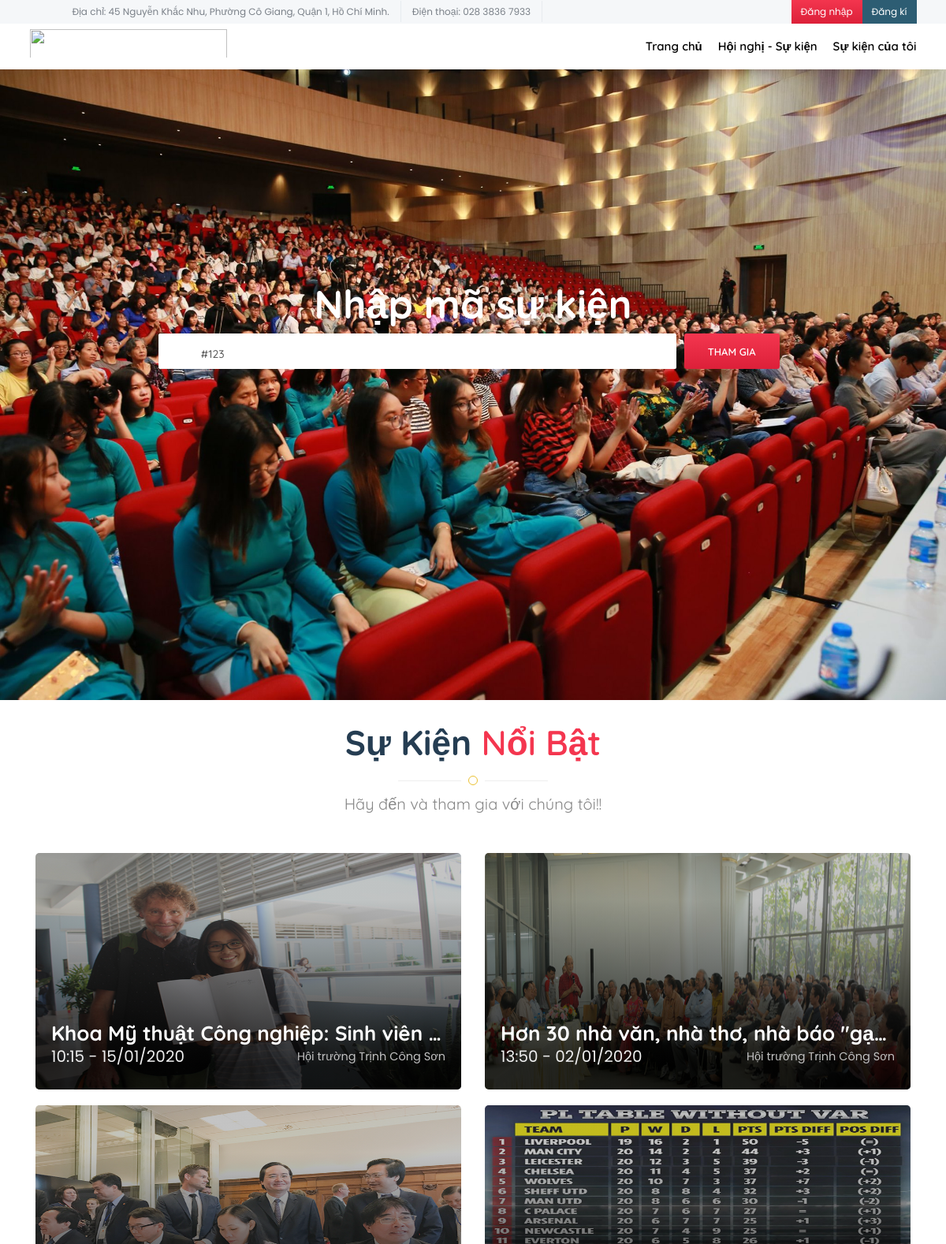
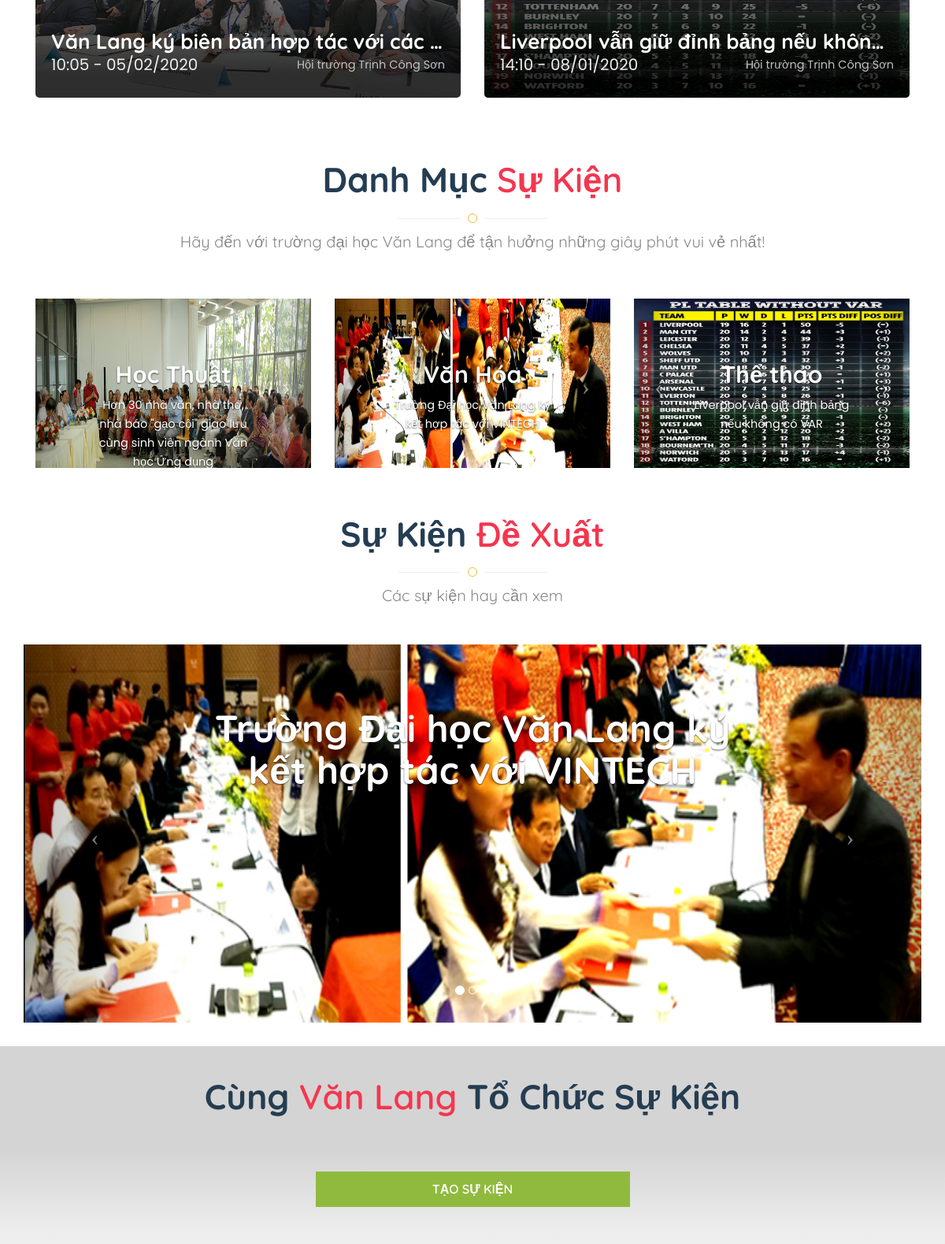
The page / (upper part) on the database its author committed (2 pictures, top to bottom).
### tables this page shows
CREATE TABLE `event` (
  `id` int(11) NOT NULL,
  `account_id` int(11) NOT NULL,
  `category_id` int(11) NOT NULL,
  `title` varchar(100) NOT NULL,
  `code` varchar(4) NOT NULL,
  `place` varchar(100) NOT NULL,
  `avatar` varchar(100) NOT NULL,
  `ticket_number` int(11) NOT NULL,
  `start_date` datetime NOT NULL,
  `end_date` datetime NOT NULL,
  `expired_date` datetime NOT NULL,
  `short_desc` varchar(100) NOT NULL,
  `description` text NOT NULL,
  `faculty_id` int(11) NOT NULL,
  `user_make_question` int(11) NOT NULL DEFAULT '0',
  `user_reply_question` int(11) NOT NULL DEFAULT '0',
  `last_modified` datetime NOT NULL DEFAULT CURRENT_TIMESTAMP,
  `public_at` datetime NOT NULL,
  `status` int(11) NOT NULL
);

CREATE TABLE `category` (
  `id` int(11) NOT NULL,
  `name` varchar(50) NOT NULL
);

### index.php (the view, shortened to what this page needs)
<?php
include('header.php');
$sqlFeature = "SELECT e.id, e.title, e.avatar, e.start_date, e.place, COUNT(a.event_id) AS total FROM event e LEFT JOIN attendee a ON e.id = a.event_id WHERE e.status = 4 GROUP BY e.id ORDER BY total DESC LIMIT 4";
$sqlAcademic = "SELECT e.id, e.title, e.avatar, c.name FROM event e, category c WHERE e.category_id = c.id AND c.id = 1 AND e.status = 4 ORDER BY e.public_at DESC";
$sqlCulture = "SELECT e.id, e.title, e.avatar, c.name FROM event e, category c WHERE e.category_id = c.id AND c.id = 2 AND e.status = 4 ORDER BY e.public_at DESC";
$sqlSport = "SELECT e.id, e.title, e.avatar, c.name FROM event e, category c WHERE e.category_id = c.id AND c.id = 3 AND e.status = 4 ORDER BY e.public_at DESC";
$sqlRecommend = "SELECT title, avatar, MAX(id) as id FROM event WHERE status = 4 GROUP BY faculty_id";
$resultFeature = mysqli_query($conn, $sqlFeature);
$resultAcademic = mysqli_query($conn, $sqlAcademic);
$resultCulture = mysqli_query($conn, $sqlCulture);
$resultSport = mysqli_query($conn, $sqlSport);
$resultRecommend = mysqli_query($conn, $sqlRecommend);
?>
    <section>
        <div class="tourz-search">
            <div class="container">
                <div class="row">
                    <div class="tourz-search-1">
                        <h1>Nhập mã sự kiện</h1>
                        <form class="tourz-search-form">
                            <div class="input-field">
                                <input type="text" id="select-city" class="autocomplete">
                            </div>
                            <div class="input-field">
                                <input type="text" id="select-search" class="autocomplete">
                                <label for="select-search" class="search-hotel-type">#123</label>
                            </div>
                            <div class="input-field">
                                <input type="submit" value="Tham gia" class="waves-effect waves-light tourz-sear-btn">
                            </div>
                        </form>
                    </div>
                </div>
            </div>
        </div>
    </section>
    <section>
        <div class="rows pad-bot-redu tb-space">
            <div class="container">
                <div class="spe-title">
                    <h2>Sự kiện <span>nổi bật</span> </h2>
                    <div class="title-line">
                        <div class="tl-1"></div>
                        <div class="tl-2"></div>
                        <div class="tl-3"></div>
                    </div>
                    <p>Hãy đến và tham gia với chúng tôi!!</p>
                </div>
                <?php
                while ($rowFeature = mysqli_fetch_assoc($resultFeature)) {
                  $feature_event_id = $rowFeature["id"];
                  $feature_event_name = $rowFeature["title"];
                  $feature_event_avatar = $rowFeature["avatar"];
                  $feature_event_place = $rowFeature["place"];
                  $feature_event_start =  date("H:i - d/m/Y", strtotime($rowFeature["start_date"]));
                  ?>
                  <div class="col-md-6 wow slideInUp">
                      <a href="event-detail.php?id=<?php echo $feature_event_id ?>">
                          <div class="tour-mig-like-com">
                              <div class="tour-mig-lc-img"> <img src="<?php echo $feature_event_avatar ?>" alt=""> </div>
                              <div class="tour-mig-lc-con">
                                  <h5><?php echo $feature_event_name ?></h5>
                                  <p><span><?php echo $feature_event_start ?></span><?php echo $feature_event_place ?></p>
                              </div>
                          </div>
                      </a>
                  </div>
                <?php
                }
                ?>
            </div>
        </div>
    </section>
    <section>
        <div class="rows pad-bot-redu tb-space">
            <div class="container">
                <div class="spe-title">
                    <h2>Danh mục <span>sự kiện</span></h2>
                    <div class="title-line">
                        <div class="tl-1"></div>
                        <div class="tl-2"></div>
                        <div class="tl-3"></div>
                    </div>
                    <p>Hãy đến với trường đại học Văn Lang để tận hưởng những giây phút vui vẻ nhất!</p>
                </div>
                <div class="col-md-4 wow slideInUp">
                	<div id="myCarousel1" class="carousel slide" data-ride="carousel">
                		<div class="carousel-inner category-fix-img">
	                    <?php
	                    if (mysqli_num_rows($resultAcademic) > 0) {
	                    	$count = 0;
	                    	while ($rowAcademic = mysqli_fetch_assoc($resultAcademic)) {
		                      	$count++;
		                        $academic_event_id = $rowAcademic["id"];
		                        $academic_event_name = $rowAcademic["title"];
		                        $academic_event_avatar = $rowAcademic["avatar"];
		                        $academic_category_name = $rowAcademic["name"];
	                    ?>
	                    	<div class="item <?php if ($count == 1) {echo 'active';} ?>">
		                        <a href="event-detail.php?id=<?php echo $academic_event_id ?>">
		                        	<img src="<?php echo $academic_event_avatar ?>" alt="Văn Lang" style="width:100%;">
		                        	<div class="carousel-caption">
		                        		<h3><?php echo $academic_category_name ?></h3>
		                            <p><?php echo $academic_event_name ?></p>
			                        </div>
			                    </a>
			                </div>
		                    <?php
		                      }
		                    }
		                    ?>
		                </div>
		                <a class="left carousel-control" href="#myCarousel1" data-slide="prev">
		                	<span class="icon-prev"></span>
		                </a>
		                <a class="right carousel-control" href="#myCarousel1" data-slide="next">
		                    <span class="icon-next"></span>
		                </a>
		            </div>
		        </div>
		        <div class="col-md-4 wow slideInUp">
                    <div id="myCarousel2" class="carousel slide" data-ride="carousel">
                    	<div class="carousel-inner category-fix-img">
	                    <?php
	                    if (mysqli_num_rows($resultCulture) > 0) {
	                    	$count = 0;
	                    	while ($rowCulture = mysqli_fetch_assoc($resultCulture)) {
		                        $count++;
		                        $culture_event_name = $rowCulture["title"];
		                        $culture_event_avatar = $rowCulture["avatar"];
		                        $culture_category_name = $rowCulture["name"];
	                    ?>
	                    	<div class="item <?php if ($count == 1) {echo 'active';} ?>">
		                        <a href="event-detail.php?id=<?php echo $academic_event_id ?>">
		                        	<img src="<?php echo $culture_event_avatar ?>" alt="Văn Lang" style="width:100%;">
		                        	<div class="carousel-caption">
		                        		<h3><?php echo $culture_category_name ?></h3>
		                            <p><?php echo $culture_event_name ?></p>
			                        </div>
			                    </a>
			                </div>
		                    <?php
		                      }
		                    }
		                    ?>
		                </div>
                      <a class="left carousel-control" href="#myCarousel2" data-slide="prev">
                        <span class="icon-prev"></span>
                      </a>
                      <a class="right carousel-control" href="#myCarousel2" data-slide="next">
                        <span class="icon-next"></span>
                      </a>
                    </div>
              </div>
              <div class="col-md-4 wow slideInUp">
                    <div id="myCarousel3" class="carousel slide" data-ride="carousel">
                    	<div class="carousel-inner category-fix-img">
	                    <?php
	                    if (mysqli_num_rows($resultSport) > 0) {
	                    	$count = 0;
	                    	while ($rowSport = mysqli_fetch_assoc($resultSport)) {
	                    		$count++;
          								$sport_event_name = $rowSport["title"];
          								$sport_event_avatar = $rowSport["avatar"];
          								$sport_category_name = $rowSport["name"];
	                    ?>
	                    	<div class="item <?php if ($count == 1) {echo 'active';} ?>">
		                        <a href="event-detail.php?id=<?php echo $academic_event_id ?>">
		                        	<img src="<?php echo $sport_event_avatar ?>" alt="Văn Lang" style="width:100%;">
		                        	<div class="carousel-caption">
		                        		<h3><?php echo $sport_category_name ?></h3>
		                            <p><?php echo $sport_event_name ?></p>
			                        </div>
			                    </a>
			                </div>
		                    <?php
		                      }
		                    }
		                    ?>
		                </div>
                      <a class="left carousel-control" href="#myCarousel3" data-slide="prev">
                        <span class="icon-prev"></span>
                      </a>
                      <a class="right carousel-control" href="#myCarousel3" data-slide="next">
                        <span class="icon-next"></span>
                      </a>
                    </div>
              </div>
            </div>
        </div>
    </section>
    <section>
        <div class="rows pad-bot-redu tb-space">
            <div class="container" id="inner-page-title">
                <div class="spe-title">
                    <h2>Sự kiện <span>đề xuất</span></h2>
                    <div class="title-line">
                        <div class="tl-1"></div>
                        <div class="tl-2"></div>
                        <div class="tl-3"></div>
                    </div>
                    <p>Các sự kiện hay cần xem</p>
                </div>
                <div class="wow slideInUp">
                    <div id="carousel-recommend" class="carousel slide" data-ride="carousel">
                      <ol class="carousel-indicators">
                        <?php
                          if (mysqli_num_rows($resultRecommend) > 1) {
                            $count = 0;
                            for ($i=0; $i < mysqli_num_rows($resultRecommend); $i++) {
                              $count++;
                              ?>
                                <li data-target="#carousel-recommend" data-slide-to="<?php echo $i ?>" class="<?php if ($count == 1) echo 'active' ?>"></li>
                              <?php
                            }
                          }
                        ?>
                      </ol>
                      <div class="carousel-inner dexuat">
                        <?php
                          if (mysqli_num_rows($resultRecommend) > 0) {
                            $count = 0;
                            while ($rowRecommend = mysqli_fetch_assoc($resultRecommend)) {
                              $count++;
                              $recommend_event_id = $rowRecommend['id'];
                              $recommend_event_name = $rowRecommend['title'];
                              $recommend_event_avatar = $rowRecommend['avatar'];
                          ?>
                        <div class="item <?php if ($count == 1 ) echo 'active' ?>">
                          <a href="event-detail.php?id=<?php echo $recommend_event_id ?>">
                            <img src="<?php echo $recommend_event_avatar ?>" alt="Văn Lang">
                            <div class="carousel-caption">
                              <h3><?php echo $recommend_event_name ?></h3>
                            </div>
                          </a>
                        </div>
                          <?php
                            }
                          }
                        ?>
                      </div>
                      <a class="left carousel-control" href="#carousel-recommend" data-slide="prev">
                        <span class="icon-prev"></span>
                      </a>
                      <a class="right carousel-control" href="#carousel-recommend" data-slide="next">
                        <span class="icon-next"></span>
                      </a>
                    </div>
              </div>
            </div>
        </div>
    </section>
    <section class="conect">
            <div class="container ">
                    <div class="tourz-search-1 tourz-search-2">
                        <div class="spe-title">
                            <h2>Cùng <span>Văn Lang</span> tổ chức sự kiện</h2>
                        </div>
                        <div class="input-field">
                        	<a href="add-event.php" class="waves-effect waves-light tourz-sear-btn2">Tạo sự kiện</a>
                        </div>
                    </div>
            </div>
    </section>
<?php
include('footer.php');
?>

### rows shown on the page
event: avatar (picture), title "Khoa Mỹ thuật Công nghiệp: Sinh viên…", start_date "10:15 - 15/01/2020", place "Hội trường Trịnh Công Sơn"
event: avatar (picture), title "Hơn 30 nhà văn, nhà thơ, nhà báo \"gạ…", start_date "13:50 - 02/01/2020", place "Hội trường Trịnh Công Sơn", category.name "Học Thuật", title "Hơn 30 nhà văn, nhà thơ, nhà báo \"gạo cội\" giao lưu cùng sinh viên ngành Văn học Ứng dụng"
event: avatar (picture), title "Văn Lang ký biên bản hợp tác với các…", start_date "10:05 - 05/02/2020", place "Hội trường Trịnh Công Sơn"
event: avatar (picture), title "Liverpool vẫn giữ đỉnh bảng nếu khôn…", start_date "14:10 - 08/01/2020", place "Hội trường Trịnh Công Sơn", category.name "Thể thao", title "Liverpool vẫn giữ đỉnh bảng nếu không có VAR"
event: avatar (picture), category.name "Văn Hóa", title "Trường Đại học Văn Lang ký kết hợp tác với VINTECH"

### other values the page prints
$recommend_event_name "Trường Đại học Văn Lang ký kết hợp tác với VINTECH"
